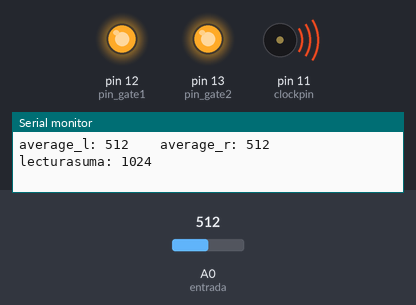
The sketch below on a simulated Arduino Uno, built with avr-gcc and run on an emulated ATmega328P. Shown: output pins drawn as LEDs (lit = HIGH), buzzer (waves = sounding), the last lines printed to the serial monitor. The inputs (shaded band) are chosen by the test bench; at power-on: A0 (entrada) = 512.

Above: at 1.2 s.
1.3 s: A0 (entrada) set to 0
At 2.2 s:
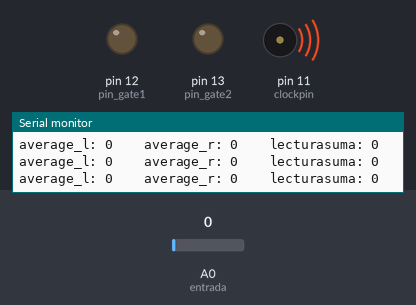
2.8 s: A0 (entrada) set to 110
At 4.2 s:
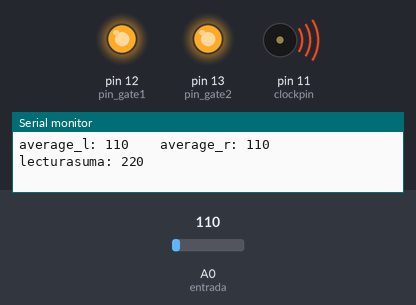
5.8 s: A0 (entrada) set to 0
At 6.9 s:
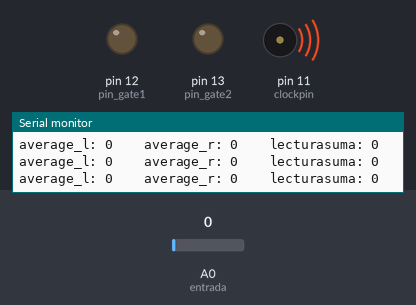
7.3 s: A0 (entrada) set to 122
At 7.6 s:
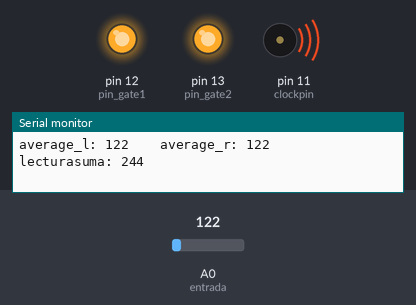
Timing chart, 0 to 9.8 s (numbered marks = the images above; inputs shaded):
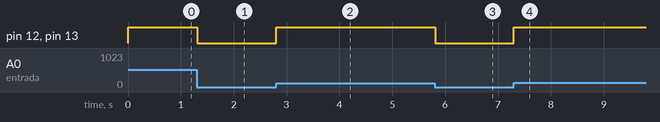

Measured:
- after the input at 1.3 s, pin 12 (pin_gate1), pin 13 (pin_gate2): HIGH → LOW at once
- after the input at 2.8 s, pin 12 (pin_gate1), pin 13 (pin_gate2): LOW → HIGH at once
- after the input at 5.8 s, pin 12 (pin_gate1), pin 13 (pin_gate2): HIGH → LOW at once
- after the input at 7.3 s, pin 12 (pin_gate1), pin 13 (pin_gate2): LOW → HIGH at once

The sketch:

ribbon_0_2.ino
```cpp
//funciones clear bit y set bit
#define cbi(sfr, bit) (_SFR_BYTE(sfr) &= ~_BV(bit))
#define sbi(sfr, bit) (_SFR_BYTE(sfr) |= _BV(bit))

// constants won't change. Used here to
// set pin numbers:
const byte clockpin =  11;      // the number of the LED pin
const byte entrada = 0 ;  //pin de entrada del ribbon
const int numlectura = 30;  //definimos el tamaño de readings (un array de 10 valores)


// Variables will change:

volatile boolean pin_salida_clock=0;  // almacen del estado actual de la salida de sincronia
boolean pin_salida_clock_old;
unsigned long previous_micros = 0;        // will store last time LED was updated
unsigned long current_micros;
int lectura_alta;
int lectura_baja;
int lectura_suma;
int timer_3=0;
int lectura_l[numlectura]; // creamos un array de 10 valores
int lectura_r[numlectura]; // creamos un array de 10 valores
int index_l = 0;             // el indice de la posicin del array
int index_r = 0;             // el indice de la posicin del array
unsigned int total_l = 0;             // the running total
unsigned int total_r = 0;             // the running total
int average_l = 0;           // la media de los valores almacenados
int average_r = 0;           // la media de los valores almacenados
int pin_gate1 = 12;
int pin_gate2 = 13;


void setup() {
  // set the digital pin as output:
  pinMode(clockpin, OUTPUT);
  pinMode (entrada,INPUT);
  Serial.begin(57600);
  // set prescale to 16 (1MHz ADC clock)
  sbi(ADCSRA,ADPS2) ;
  cbi(ADCSRA,ADPS1) ;
  cbi(ADCSRA,ADPS0) ;
  pinMode(pin_gate1, OUTPUT);
  pinMode(pin_gate2, OUTPUT);
  Setup_timer2();
  for (int thisReading = 0; thisReading < numlectura; thisReading++)
  {
    lectura_l[thisReading] = 0;
    lectura_r[thisReading] = 0;
  }

}

void loop()
{


  if (pin_salida_clock) //procedemos a la lectura del valor alto
  {
    current_micros= micros();
    if (current_micros>(previous_micros+350))
    {
      total_l= total_l - lectura_l[index_l]; // subtract the last reading:
      lectura_l[index_l]=analogRead(entrada);
      total_l= total_l + lectura_l[index_l]; // add the reading to the total:
      index_l++;
      if (index_l >= numlectura) index_l = 0;

      average_l = total_l / numlectura; // calculate the average:
    }
  }

  if (!pin_salida_clock)//procedemos a la lectura del valor bajo
  {
    current_micros= micros();
    if (current_micros>(previous_micros+350))
    {
      total_r= total_r - lectura_r[index_r]; // subtract the last reading:
      lectura_r[index_r]=analogRead(entrada);
      total_r= total_r + lectura_r[index_r]; // add the reading to the total:
      index_r++;
      if (index_r >= numlectura) index_r = 0;
      average_r = total_r / numlectura; // calculate the average:
    }
  }

  if (timer_3 > 100) {
    timer_3= 0;

    Serial.print("average_l: ");
    Serial.print(average_l,DEC);

    Serial.print("    average_r: ");
    Serial.print(average_r,DEC);

    lectura_suma=average_l+average_r;

    Serial.print("    lecturasuma: ");
    Serial.println(lectura_suma,DEC);
  }

  if(average_l>0){
    digitalWrite(pin_gate1,HIGH);
  }
  else{
    digitalWrite(pin_gate1,LOW);
  }


  if(average_r>0){
    digitalWrite(pin_gate2,HIGH);
  }
  else{
    digitalWrite(pin_gate2,LOW);
  }


}

// timer2 setup
// prescaler a 32, CTC mode
void Setup_timer2() {

  OCR2A = 0xF0;
  OCR2B = 0x00;
  TCCR2A = 0x42;    //CTC mode
  TCCR2B = 0x03;   // CTC mode, prescaler /32
  TCNT2 = 0x00;
  TIMSK2 = 0x02;

}

// interrumpimos a 1kHz

ISR(TIMER2_COMPA_vect) {
  cli();
  OCR2A = 0xF0;
  pin_salida_clock=  !pin_salida_clock; // invierto conforme se invierte OC2A para saber el estado actual de la salida
  previous_micros=micros();
  timer_3++;
  sei();
}
```
